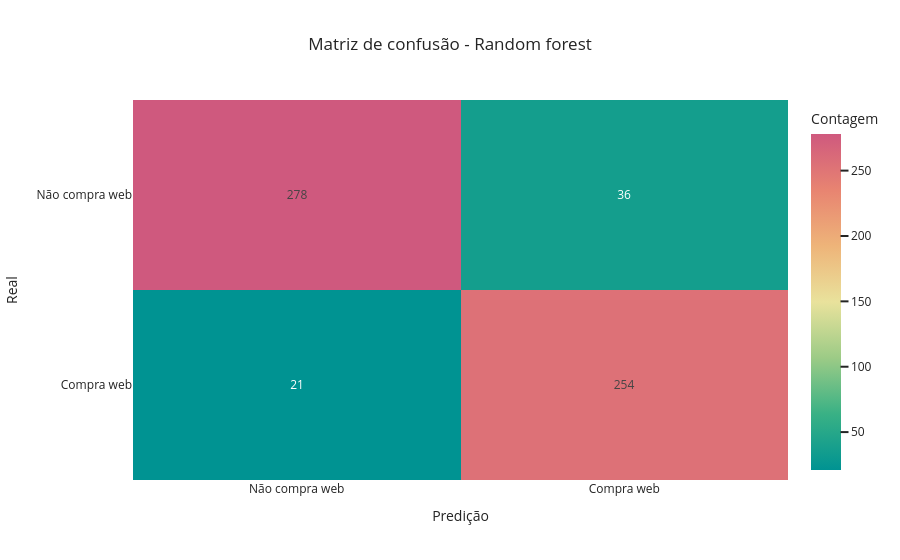

Notebook source saved alongside this figure:
### Markdown cell above
O modelo demonstrou uma acurácia e uma média ponderada de 0.83, ou seja, a diferença entre treino e teste foi ínfima. Isso demonstra que o modelo foi bem preparado e treinado.

### Code cell
# Teste de modelo de random forest
Y_pred_rf = rsearch_rf.predict(X_test)

# Gráfico de matriz de confusão
conf_rf = confusion_matrix(Y_test, Y_pred_rf)

classes = ['Não compra web', 'Compra web']
fig = px.imshow(
    conf_rf,
    text_auto=True,
    aspect='auto',
    template='seaborn',
    x=classes,
    y=classes,
    labels=dict(x='Predição', y='Real', color='Contagem'),
    color_continuous_scale='Temps',
    title='Matriz de confusão - Random forest'
)
fig.show()

### Figure 1 — Plotly figure (JSON) as saved in the notebook; plotly's stock layout.template omitted (floating-point values rounded to 4 significant figures)
{"data": [{"coloraxis": "coloraxis", "name": "0", "texttemplate": "%{z}", "x": ["Não compra web", "Compra web"], "y": ["Não compra web", "Compra web"], "z": [[278, 36], [21, 254]], "type": "heatmap", "xaxis": "x", "yaxis": "y", "hovertemplate": "Predição: %{x}<br>Real: %{y}<br>Contagem: %{z}<extra></extra>"}], "layout": {"xaxis": {"anchor": "y", "domain": [0.0, 1.0], "title": {"text": "Predição"}}, "yaxis": {"anchor": "x", "domain": [0.0, 1.0], "autorange": "reversed", "title": {"text": "Real"}}, "coloraxis": {"colorbar": {"title": {"text": "Contagem"}}, "colorscale": [[0.0, "rgb(0, 147, 146)"], [0.1667, "rgb(57, 177, 133)"], [0.3333, "rgb(156, 203, 134)"], [0.5, "rgb(233, 226, 156)"], [0.6667, "rgb(238, 180, 121)"], [0.8333, "rgb(232, 132, 113)"], [1.0, "rgb(207, 89, 126)"]]}, "title": {"text": "Matriz de confusão - Random forest"}}}
